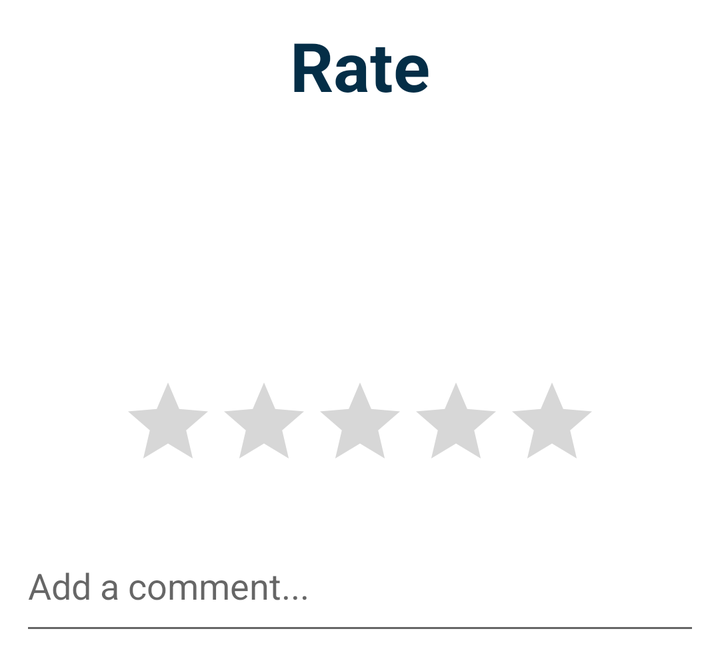
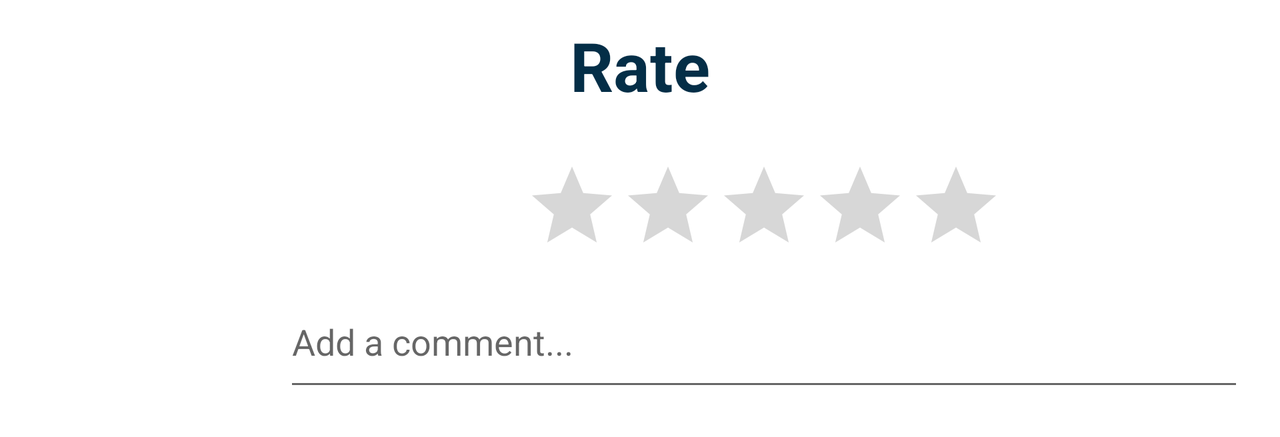

Compare how this app lays out the same screen by default and in its alternative resource folder. The renders come first, then the two layout files and the values they reference.
<!-- AndroidManifest.xml: application theme Theme.CarPooling -->
<!-- res/layout/rating_layout.xml -->
<?xml version="1.0" encoding="utf-8"?>
<LinearLayout xmlns:android="http://schemas.android.com/apk/res/android"
    xmlns:tools="http://schemas.android.com/tools"
    android:layout_width="match_parent"
    android:layout_height="wrap_content"
    android:orientation="vertical"
    android:padding="10dp">

    <TextView
        android:id="@+id/username_to_rate"
        android:layout_width="match_parent"
        android:layout_height="wrap_content"
        android:text="@string/rate"
        android:textAlignment="center"
        android:textAppearance="@style/TextAppearance.AppCompat.Display1"
        android:textColor="@color/blue_darker"
        android:textStyle="bold" />

    <ImageView
        android:id="@+id/image_user_to_rate"
        android:layout_width="wrap_content"
        android:layout_height="100dp"
        tools:srcCompat="@drawable/user_icon"
        android:layout_gravity="center"
        android:layout_marginTop="16dp"/>

    <RatingBar
        style="@style/Widget.AppCompat.RatingBar"
        android:id="@+id/rating_bar"
        android:layout_width="wrap_content"
        android:layout_height="wrap_content"
        android:layout_gravity="center"
        android:numStars="5"
        android:textAlignment="center"
        android:layout_marginTop="16dp"
        android:progressTint="@color/ciano"
        />

    <EditText
        android:id="@+id/comment"
        android:layout_width="match_parent"
        android:layout_height="wrap_content"
        android:ems="10"
        android:hint="@string/add_comment"
        android:layout_marginTop="16dp"
        android:inputType="textMultiLine"
        android:lines="2"
        android:maxLines="10" />


</LinearLayout>
<!-- resources referenced by this layout -->
<resources>
  <color name="blue_darker">#ff042E47</color>
  <color name="ciano">#ff80CDD7</color>
  <string name="add_comment">Add a comment...</string>
  <string name="rate">Rate</string>
  <style name="Theme.CarPooling" parent="Theme.MaterialComponents.DayNight.DarkActionBar">
          
          <item name="colorPrimary">@color/blue_darker</item>
          <item name="colorPrimaryVariant">@color/blue_light</item>
          <item name="colorOnPrimary">@color/white</item>
  
          <item name="colorSecondary">@color/ciano</item>
          <item name="colorSecondaryVariant">@color/ciano_variant_darker</item>
          <item name="colorOnSecondary">@color/black</item>
          <item name="android:statusBarColor" tools:targetApi="l">?attr/colorPrimary</item>
  
      </style>
  <color name="blue_light">#ff7BC0EA</color>
  <color name="white">#FFFFFFFF</color>
  <color name="ciano_variant_darker">#ff4CA4A1</color>
  <color name="black">#FF000000</color>
</resources>
<!-- res/layout-land/rating_layout.xml (the repository's variant of the layout above) -->
<!-- drawn on the phone turned sideways -->
<?xml version="1.0" encoding="utf-8"?>
<LinearLayout xmlns:android="http://schemas.android.com/apk/res/android"
    xmlns:tools="http://schemas.android.com/tools"
    android:layout_width="match_parent"
    android:layout_height="wrap_content"
    android:orientation="vertical"
    android:padding="10dp">

    <TextView
        android:id="@+id/username_to_rate"
        android:layout_width="match_parent"
        android:layout_height="wrap_content"
        android:text="@string/rate"
        android:textAlignment="center"
        android:textAppearance="@style/TextAppearance.AppCompat.Display1"
        android:textColor="@color/blue_darker"
        android:textStyle="bold" />
    <LinearLayout
        android:layout_width="match_parent"
        android:layout_height="wrap_content"
        android:orientation="horizontal">
        <ImageView
            android:id="@+id/image_user_to_rate"
            android:layout_width="0dp"
            android:layout_height="100dp"
            android:layout_weight="1"
            tools:srcCompat="@drawable/user_icon"
            android:layout_gravity="center"
            android:layout_marginTop="16dp"
            android:padding="8dp"/>
        <LinearLayout
            android:layout_width="0dp"
            android:layout_height="wrap_content"
            android:layout_weight="4"
            android:orientation="vertical"
            android:padding="8dp">
            <RatingBar
                style="@style/Widget.AppCompat.RatingBar"
                android:id="@+id/rating_bar"
                android:layout_width="wrap_content"
                android:layout_height="wrap_content"
                android:layout_gravity="center"
                android:numStars="5"
                android:textAlignment="center"
                android:layout_marginTop="16dp"
                android:progressTint="@color/ciano"
                />

            <EditText
                android:id="@+id/comment"
                android:layout_width="match_parent"
                android:layout_height="wrap_content"
                android:ems="10"
                android:hint="@string/add_comment"
                android:layout_marginTop="2dp"
                android:inputType="textMultiLine"
                android:lines="2"
                android:maxLines="10" />
        </LinearLayout>



    </LinearLayout>



</LinearLayout>
